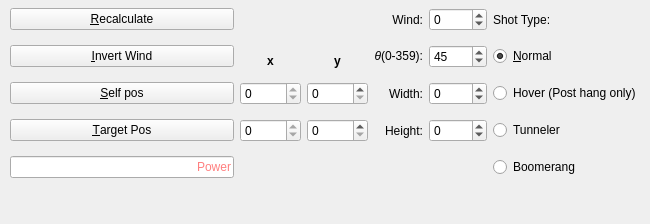
<?xml version="1.0" encoding="UTF-8"?>
<ui version="4.0">
 <class>MainWindow</class>
 <widget class="QMainWindow" name="MainWindow">
  <property name="geometry">
   <rect>
    <x>0</x>
    <y>0</y>
    <width>650</width>
    <height>224</height>
   </rect>
  </property>
  <property name="sizePolicy">
   <sizepolicy hsizetype="Minimum" vsizetype="Minimum">
    <horstretch>0</horstretch>
    <verstretch>0</verstretch>
   </sizepolicy>
  </property>
  <property name="minimumSize">
   <size>
    <width>15</width>
    <height>0</height>
   </size>
  </property>
  <property name="windowTitle">
   <string>Aim Assistant v2</string>
  </property>
  <property name="unifiedTitleAndToolBarOnMac">
   <bool>false</bool>
  </property>
  <widget class="QWidget" name="centralwidget">
   <widget class="QWidget" name="layoutWidget">
    <property name="geometry">
     <rect>
      <x>10</x>
      <y>0</y>
      <width>631</width>
      <height>191</height>
     </rect>
    </property>
    <layout class="QGridLayout" name="gridLayout">
     <property name="sizeConstraint">
      <enum>QLayout::SetMinimumSize</enum>
     </property>
     <item row="1" column="3">
      <widget class="QLabel" name="label_3">
       <property name="text">
        <string>&lt;html&gt;&lt;head/&gt;&lt;body&gt;&lt;p&gt;&lt;span style=&quot; font-style:italic;&quot;&gt;θ&lt;/span&gt;(0-359):&lt;/p&gt;&lt;/body&gt;&lt;/html&gt;</string>
       </property>
       <property name="alignment">
        <set>Qt::AlignRight|Qt::AlignTrailing|Qt::AlignVCenter</set>
       </property>
      </widget>
     </item>
     <item row="2" column="5">
      <widget class="QRadioButton" name="radHover">
       <property name="text">
        <string>Hover (Post hang only)</string>
       </property>
      </widget>
     </item>
     <item row="0" column="3">
      <widget class="QLabel" name="label_2">
       <property name="text">
        <string>Wind:</string>
       </property>
       <property name="alignment">
        <set>Qt::AlignRight|Qt::AlignTrailing|Qt::AlignVCenter</set>
       </property>
      </widget>
     </item>
     <item row="0" column="5">
      <widget class="QLabel" name="label_4">
       <property name="text">
        <string>Shot Type:</string>
       </property>
      </widget>
     </item>
     <item row="2" column="4">
      <widget class="QSpinBox" name="wbox">
       <property name="minimum">
        <number>-1000</number>
       </property>
       <property name="maximum">
        <number>1000</number>
       </property>
      </widget>
     </item>
     <item row="1" column="5">
      <widget class="QRadioButton" name="radNorm">
       <property name="text">
        <string>&amp;Normal</string>
       </property>
       <property name="checked">
        <bool>true</bool>
       </property>
      </widget>
     </item>
     <item row="1" column="2">
      <widget class="QLabel" name="label_7">
       <property name="text">
        <string>&lt;html&gt;&lt;head/&gt;&lt;body&gt;&lt;p&gt;&lt;span style=&quot; font-weight:600;&quot;&gt;y&lt;/span&gt;&lt;/p&gt;&lt;/body&gt;&lt;/html&gt;</string>
       </property>
       <property name="alignment">
        <set>Qt::AlignBottom|Qt::AlignHCenter</set>
       </property>
      </widget>
     </item>
     <item row="2" column="3">
      <widget class="QLabel" name="label">
       <property name="text">
        <string>Width:</string>
       </property>
       <property name="alignment">
        <set>Qt::AlignRight|Qt::AlignTrailing|Qt::AlignVCenter</set>
       </property>
      </widget>
     </item>
     <item row="2" column="2">
      <widget class="QSpinBox" name="selfybox">
       <property name="maximum">
        <number>99999</number>
       </property>
      </widget>
     </item>
     <item row="3" column="4">
      <widget class="QSpinBox" name="hbox">
       <property name="minimum">
        <number>-1000</number>
       </property>
       <property name="maximum">
        <number>1000</number>
       </property>
      </widget>
     </item>
     <item row="2" column="0">
      <widget class="QPushButton" name="self_btn">
       <property name="text">
        <string>&amp;Self pos</string>
       </property>
      </widget>
     </item>
     <item row="1" column="1">
      <widget class="QLabel" name="label_6">
       <property name="text">
        <string>&lt;html&gt;&lt;head/&gt;&lt;body&gt;&lt;p&gt;&lt;span style=&quot; font-weight:600;&quot;&gt;x&lt;/span&gt;&lt;/p&gt;&lt;/body&gt;&lt;/html&gt;</string>
       </property>
       <property name="alignment">
        <set>Qt::AlignBottom|Qt::AlignHCenter</set>
       </property>
      </widget>
     </item>
     <item row="0" column="0">
      <widget class="QPushButton" name="recalc_btn">
       <property name="text">
        <string>&amp;Recalculate</string>
       </property>
      </widget>
     </item>
     <item row="0" column="4">
      <widget class="QSpinBox" name="windbox">
       <property name="cursor">
        <cursorShape>ArrowCursor</cursorShape>
       </property>
       <property name="wrapping">
        <bool>true</bool>
       </property>
       <property name="accelerated">
        <bool>false</bool>
       </property>
       <property name="minimum">
        <number>-30</number>
       </property>
       <property name="maximum">
        <number>30</number>
       </property>
      </widget>
     </item>
     <item row="3" column="1">
      <widget class="QSpinBox" name="targetxbox">
       <property name="readOnly">
        <bool>true</bool>
       </property>
       <property name="maximum">
        <number>99999</number>
       </property>
      </widget>
     </item>
     <item row="3" column="2">
      <widget class="QSpinBox" name="targetybox">
       <property name="maximum">
        <number>99999</number>
       </property>
      </widget>
     </item>
     <item row="4" column="5">
      <widget class="QRadioButton" name="radBoom">
       <property name="text">
        <string>Boomerang</string>
       </property>
      </widget>
     </item>
     <item row="3" column="3">
      <widget class="QLabel" name="label_5">
       <property name="text">
        <string>Height:</string>
       </property>
       <property name="alignment">
        <set>Qt::AlignRight|Qt::AlignTrailing|Qt::AlignVCenter</set>
       </property>
      </widget>
     </item>
     <item row="4" column="0">
      <widget class="QLineEdit" name="vbox">
       <property name="styleSheet">
        <string notr="true">color: rgb(255, 0, 0)</string>
       </property>
       <property name="alignment">
        <set>Qt::AlignRight|Qt::AlignTrailing|Qt::AlignVCenter</set>
       </property>
       <property name="readOnly">
        <bool>true</bool>
       </property>
       <property name="placeholderText">
        <string>Power</string>
       </property>
      </widget>
     </item>
     <item row="1" column="0">
      <widget class="QPushButton" name="flipwind_btn">
       <property name="text">
        <string>&amp;Invert Wind</string>
       </property>
      </widget>
     </item>
     <item row="3" column="5">
      <widget class="QRadioButton" name="radDig">
       <property name="text">
        <string>Tunneler</string>
       </property>
      </widget>
     </item>
     <item row="3" column="0">
      <widget class="QPushButton" name="target_btn">
       <property name="text">
        <string>&amp;Target Pos</string>
       </property>
      </widget>
     </item>
     <item row="2" column="1">
      <widget class="QSpinBox" name="selfxbox">
       <property name="readOnly">
        <bool>true</bool>
       </property>
       <property name="maximum">
        <number>99999</number>
       </property>
      </widget>
     </item>
     <item row="1" column="4">
      <widget class="QSpinBox" name="anglebox">
       <property name="wrapping">
        <bool>true</bool>
       </property>
       <property name="maximum">
        <number>359</number>
       </property>
       <property name="singleStep">
        <number>1</number>
       </property>
       <property name="value">
        <number>45</number>
       </property>
      </widget>
     </item>
    </layout>
   </widget>
  </widget>
  <action name="actionExit">
   <property name="text">
    <string>Exit</string>
   </property>
  </action>
 </widget>
 <resources/>
 <connections/>
</ui>
